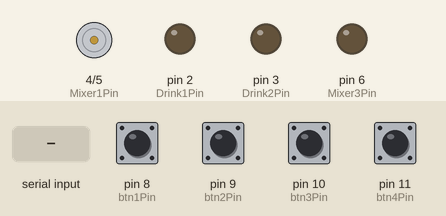
Bench run of a sketch on a simulated Arduino Uno, built with avr-gcc and run on an emulated ATmega328P. Parts: motor-driver pin pairs drawn as motors (green arrow = first pin HIGH = forward, orange = second pin HIGH = backward, longer = more drive), output pins drawn as LEDs (lit = HIGH). The test bench sets the inputs (shaded band); at power-on: pin 8 (btn1Pin), pin 9 (btn2Pin), pin 10 (btn3Pin), pin 11 (btn4Pin) LOW. What the sketch prints to the serial monitor is not drawn.

Above: at 1.2 s.
1.3 s: pin 8 (btn1Pin) pulled HIGH for 0.15 s
At 2.2 s:
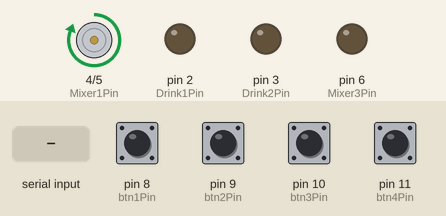
4.4 s: "C" received over the second serial link
At 5.7 s:
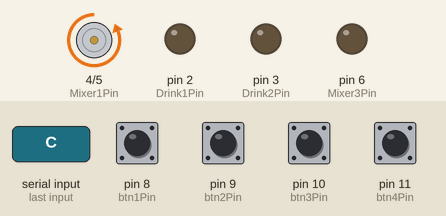
7.4 s: pin 9 (btn2Pin) pulled HIGH for 1 s
At 8.3 s:
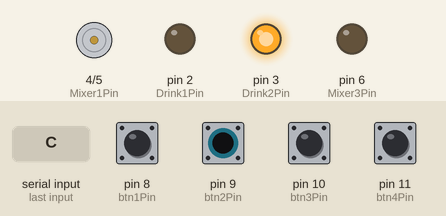
9.9 s: pin 10 (btn3Pin) pulled HIGH for 0.15 s
At 12.3 s:
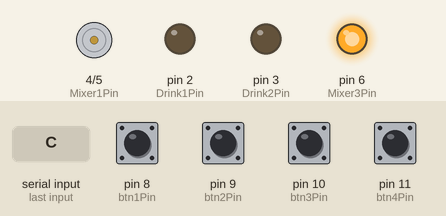
13.0 s: pin 10 (btn3Pin) pulled HIGH for 1 s
At 13.8 s:
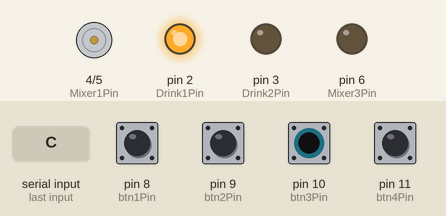
17.0 s: pin 8 (btn1Pin) pulled HIGH for 1 s
At 17.8 s:
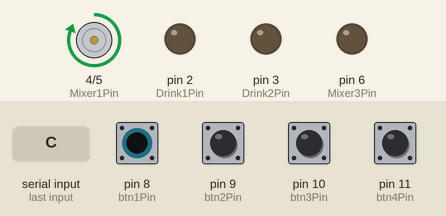
Timing chart, 0 to 20.5 s (numbered marks = the images above; inputs shaded):
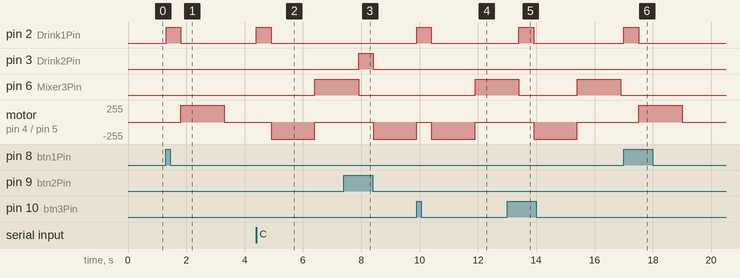

Measured:
- after the input at 1.3 s, pin 2 (Drink1Pin): LOW → HIGH at once, → LOW 0.50 s later; motor on pin 4 (Mixer1Pin) / pin 5 (Mixer2Pin): stopped → forward 255/255 after 0.51 s, → stopped 1.5 s later
- after the input at 4.4 s, pin 2 (Drink1Pin): LOW → HIGH at once, → LOW 0.50 s later; pin 6 (Mixer3Pin): LOW → HIGH after 2.0 s; motor on pin 4 (Mixer1Pin) / pin 5 (Mixer2Pin): stopped → backward 255/255 after 0.51 s, → stopped 1.5 s later
- after the input at 7.4 s, pin 3 (Drink2Pin): LOW → HIGH after 0.51 s, → LOW 0.50 s later; motor on pin 4 (Mixer1Pin) / pin 5 (Mixer2Pin): stopped → backward 255/255 after 1.0 s
- after the input at 9.9 s, pin 2 (Drink1Pin): LOW → HIGH at once, → LOW 0.50 s later; pin 6 (Mixer3Pin): LOW → HIGH after 2.0 s
- after the input at 13.0 s, pin 2 (Drink1Pin): LOW → HIGH after 0.41 s, → LOW 0.50 s later; motor on pin 4 (Mixer1Pin) / pin 5 (Mixer2Pin): stopped → backward 255/255 after 0.91 s, → stopped 1.5 s later
- after the input at 17.0 s, pin 2 (Drink1Pin): LOW → HIGH at once, → LOW 0.50 s later; motor on pin 4 (Mixer1Pin) / pin 5 (Mixer2Pin): stopped → forward 255/255 after 0.51 s, → stopped 1.5 s later

The sketch:

Bartender1.ino
```cpp
#include <SoftwareSerial.h>

// select the input pin for the potentiometer
// select the pin for the LED
// variable to store the value coming from the sensor
#include <Arduino.h>
int btn1 = 0, btn2 = 0, btn3 = 0, btn4 = 0;
char bluetooth = 'E';
int btn1Pin = 8;
int btn2Pin = 9;
int btn3Pin = 10;
int btn4Pin = 11;
//int bluetoothPin = 6;
int Drink1Pin = 2;
int Drink2Pin = 3;
int Mixer1Pin = 4;
int Mixer2Pin = 5;
int Mixer3Pin = 6;
SoftwareSerial bluetoothSerial( 0, 1 );

class DrinkProfile{
  public:
    int Mixer1;
    int Mixer2;
    int Mixer3;
    int Drink1;
    int Drink2;
    void MakeDrink();
};

void DrinkProfile::MakeDrink() {
  if( Drink1 == 1) {
    digitalWrite( Drink1Pin, HIGH);
    delay(500);
    digitalWrite(Drink1Pin, LOW);
  }
  if( Drink2 == 1) {
    digitalWrite( Drink2Pin, HIGH);
    delay(500);
    digitalWrite(Drink2Pin, LOW);
  }
  if( Mixer1 == 1 ) {
    digitalWrite( Mixer1Pin, HIGH);
    delay(1500);
    digitalWrite( Mixer1Pin, LOW);
  }
  if( Mixer2 == 1 ) {
    digitalWrite( Mixer2Pin, HIGH);
    delay(1500);
    digitalWrite( Mixer2Pin, LOW);
  }
  if( Mixer3 == 1 ) {
    digitalWrite( Mixer3Pin, HIGH);
    delay(1500);
    digitalWrite( Mixer3Pin, LOW);
  }
}

DrinkProfile A, B, C, D;

void setup() {
  A.Drink1 = 1;
  A.Mixer1 = 1;
  B.Drink2 = 1;
  B.Mixer2 = 1;
  C.Drink1 = 1;
  C.Mixer2 = 1;
  C.Mixer3 = 1;
  D.Drink2 = 1;
  D.Mixer3 = 1;
  pinMode(Drink1Pin, OUTPUT);
  pinMode(Drink2Pin, OUTPUT);
  pinMode(Mixer1Pin, OUTPUT);
  pinMode(Mixer2Pin, OUTPUT);
  pinMode(Mixer3Pin, OUTPUT);
  pinMode(btn1Pin, INPUT);
  pinMode(btn2Pin, INPUT);
  pinMode(btn3Pin, INPUT);
  pinMode(btn4Pin, INPUT);
  //pinMode(bluetoothPin, INPUT);
  Serial.begin(38400);
}

void loop() {
  //DrinkProfile selection;
  //signal = recieve_instruct()
  //if( btn1 == 1 ){
  //selection = profile1
  //}
  //else if.....
  //makedrink(selection)
  btn1 = digitalRead( btn1Pin );
  btn2 = digitalRead( btn2Pin );
  btn3 = digitalRead( btn3Pin );
  btn4 = digitalRead( btn4Pin );
  Serial.println(Serial.read());
  bluetooth = Serial.read();
  bluetooth = bluetoothSerial.read();
  if( btn1 == 1 ){
    //selection = A;
    Serial.println("Button: Drink 1 Selected");
    A.MakeDrink();
  }
  else if( btn2 == 1 ){
    //selection = B;
    Serial.println("Button: Drink 2 Selected");
    B.MakeDrink();
  }
  else if( btn3 == 1 ){
    //selection = C;
    Serial.println("Button: Drink 3 Selected");
    C.MakeDrink();
  }
  else if( btn4 == 1 ){
    //selection = D;
    Serial.println("Button: Drink 4 Selected");
    D.MakeDrink();
  }
  else if( bluetooth == 'A'){
    //selection = A;
    Serial.println("Drink 1 Selected");
    A.MakeDrink();
    bluetooth = 'E';
  }
  else if( bluetooth == 'B'){
    //selection = B;
    Serial.println("Drink 2 Selected");
    B.MakeDrink();
    bluetooth = 'E';
  }
  else if( bluetooth == 'C'){
    //selection = C;
    Serial.println("Drink 3 Selected");
    C.MakeDrink();
    bluetooth = 'E';
  }
  else if( bluetooth == 'D'){
    //selection = D;
    Serial.println("Drink 4 Selected");
    D.MakeDrink();
    bluetooth = 'E';
  }

  //Serial.println(sensorValue, DEC);
}
```
